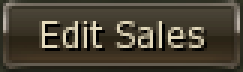
#> input picture assets/editSales.png, 81 x 24 px (shown 3 times larger)
$ python manorHelper.py
#> lines starting #> are read from the running program, lines starting #| are printed output that depends on the picture
from lib.AutoHotPy import AutoHotPy
from lib.InterceptionWrapper import InterceptionMouseState, InterceptionMouseStroke
import utils
import cv2

__editSalesTemplate = cv2.imread("assets/editSales.png", cv2.IMREAD_GRAYSCALE)
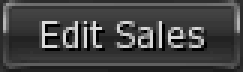
#> __editSalesTemplate: shape (24, 81) (shown 3 times larger); min 0, max 220, mean 66.4
__maxPriceTemplate = cv2.imread("assets/maxPrice.png", cv2.IMREAD_GRAYSCALE)
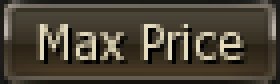
#> input picture assets/maxPrice.png, 70 x 21 px (shown 4 times larger)
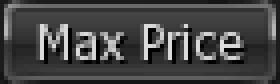
#> __maxPriceTemplate: shape (21, 70) (shown 4 times larger); min 0, max 220, mean 69.1
__posDict = {}

# [52 lines left out: functions __openSeedMenu, __setupSeed, processManor, not called in this run]
